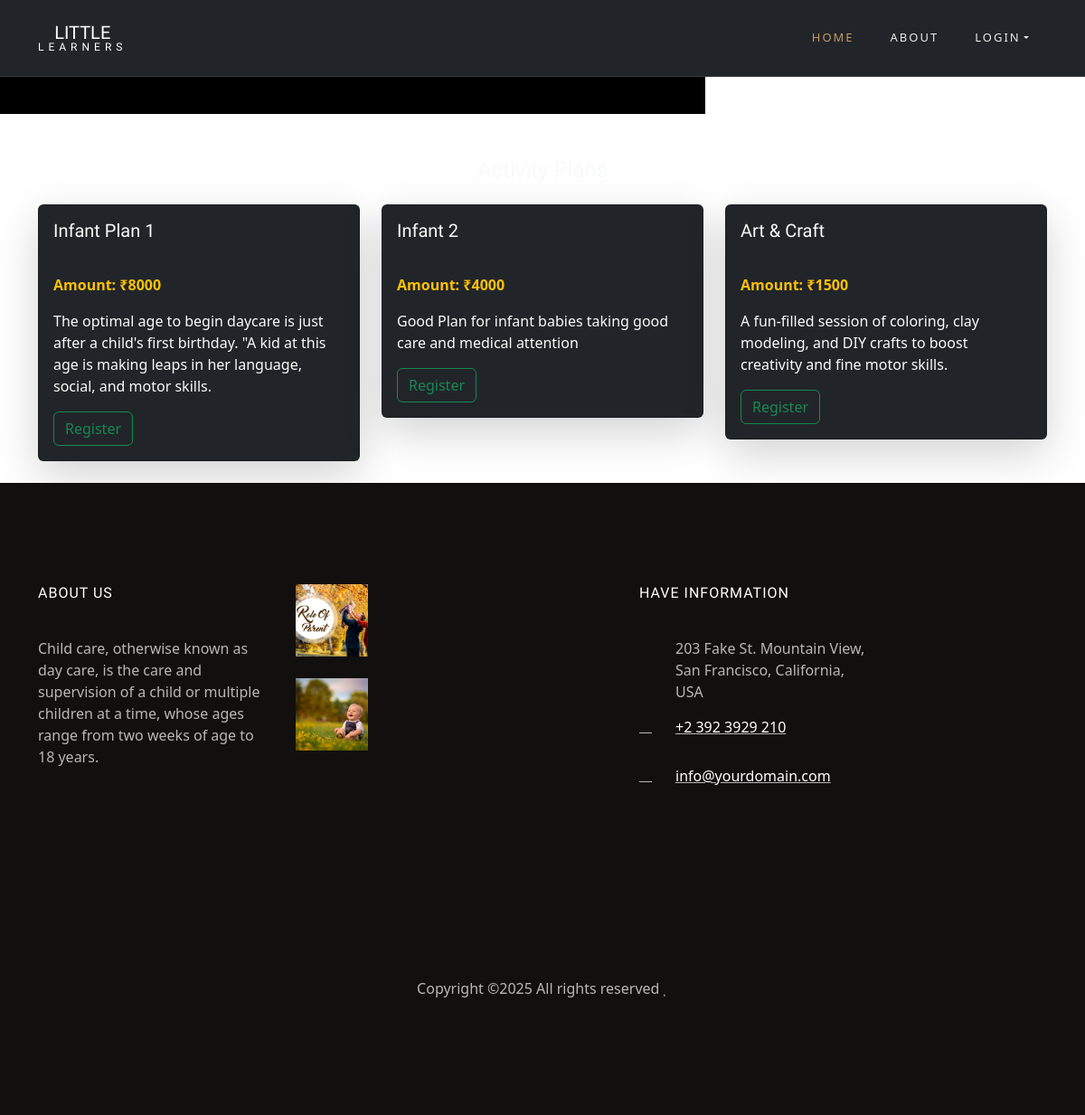
/View_Plans/, run on an earlier commit of the app's database.
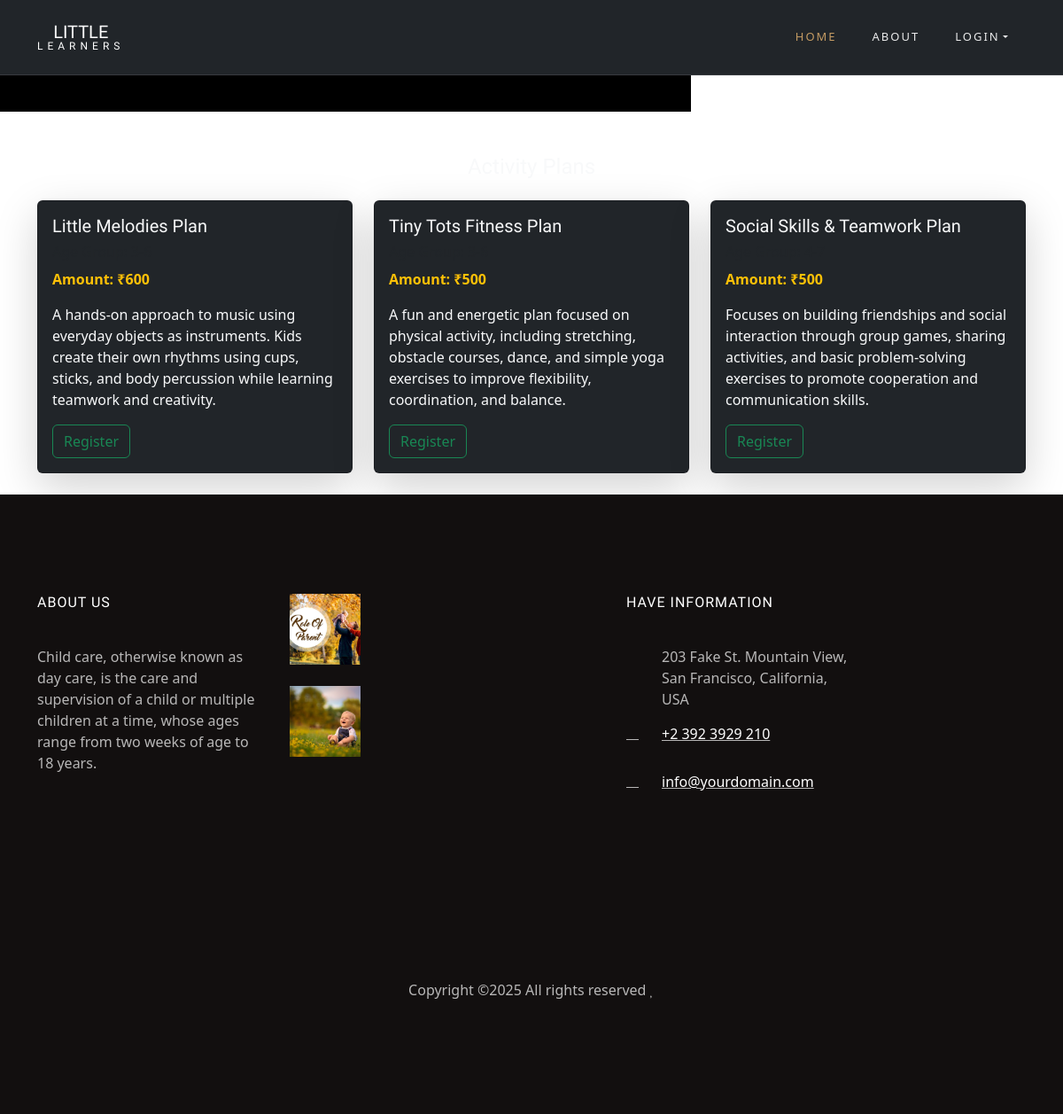
And on a later commit of the database.
### AdminSide/models.py (models this page shows)
class Plans(models.Model):
    Plan_Name=models.CharField(max_length=20,null=True,blank=True)
    Age_Group=models.CharField(max_length=20,null=True,blank=True)
    Price=models.IntegerField()
    Plan_Description=models.CharField(max_length=200,null=True,blank=True)

### CareApp/views.py (the view)
# urls.py: path('View_Plans/',views.View_Plans,name="View_Plans"),
def View_Plans(req):
    x=Plans.objects.all()
    return render(req,"View Plans Frontend.html",{'x':x})

### CareApp/templates/View Plans Frontend.html (shortened to what this page needs)
<!DOCTYPE html>
{% load static %}
<html lang="en">
  <head>
    <link rel="stylesheet" href="{% static 'css/open-iconic-bootstrap.min.css' %}">
    <link rel="stylesheet" href="{% static 'css/animate.css' %}">
    <link rel="stylesheet" href="{% static 'css/owl.carousel.min.css' %}">
    <link rel="stylesheet" href="{% static 'css/owl.theme.default.min.css' %}">
    <link rel="stylesheet" href="{% static 'css/magnific-popup.css' %}">
    <link rel="stylesheet" href="{% static 'css/aos.css' %}">
    <link rel="stylesheet" href="{% static 'css/ionicons.min.css' %}">
    <link rel="stylesheet" href="{% static 'css/bootstrap-datepicker.css' %}">
    <link rel="stylesheet" href="{% static 'css/jquery.timepicker.css' %}">
    <link rel="stylesheet" href="{% static 'css/flaticon.css' %}">
    <link rel="stylesheet" href="{% static 'css/icomoon.css' %}">
    <link rel="stylesheet" href="{% static 'css/style.css' %}">
    <link href="https://cdn.jsdelivr.net/npm/bootstrap@5.3.3/dist/css/bootstrap.min.css" rel="stylesheet">
  </head>
  <body>
  	<nav class="navbar navbar-expand-lg navbar-dark ftco_navbar bg-dark ftco-navbar-light" id="ftco-navbar">
	    <div class="container">
	      <a class="navbar-brand" href="{% url 'Home' %}">Little<small>Learners</small></a>
	      <div class="collapse navbar-collapse" id="ftco-nav">
	        <ul class="navbar-nav ml-auto">
	          <li class="nav-item active"><a href="{% url 'Home' %}" class="nav-link">Home</a></li>
	          <li class="nav-item"><a href="{% url 'About' %}" class="nav-link">About</a></li>
	          <li class="nav-item dropdown">
              <a class="nav-link dropdown-toggle" href="room.html" id="dropdown04" data-toggle="dropdown" aria-haspopup="true" aria-expanded="false">Login</a>
            </li>
	        </ul>
	      </div>
		  </div>
	  </nav>
    <section class="ftco-intro">
    	<div class="container-wrap">
    		<div class="wrap d-md-flex align-items-xl-end">
	    		<div class="info">
	    			<div class="row no-gutters">
	    			</div>
	    		</div>
    		</div>
    	</div>
    </section>
<div class="container mt-5">
  <h4 class="text-center mb-4 text-light">Activity Plans</h4>
  <div class="row">
    {% for i in x %}
    <div class="col-md-4 mb-4">
      <div class="card bg-dark text-light shadow-lg">
        <div class="card-body">
          <h5 class="card-title">{{ i.Plan_Name }}</h5>
          <h6 class="text-muted">Age Group: {{ i.Age_Group }}</h6>
          <p class="text-warning font-weight-bold">Amount: ₹{{ i.Price }}</p>
          <p class="card-text">{{ i.Plan_Description }}</p>
          <div class="d-flex justify-content-between">
            {% if request.session.Username %}
            <a href="{% url 'Payment_pg' dataid=i.id %}" class="btn btn-outline-warning">Purchase</a>
            {% else %}
            <a href="" class="btn btn-outline-success">Register</a>
            {% endif %}
          </div>
        </div>
      </div>
    </div>
    {% endfor %}
  </div>
</div>
    <footer class="ftco-footer ftco-section img">
      <div class="container">
        <div class="row mb-5">
          <div class="col-lg-3 col-md-6 mb-5 mb-md-5">
            <div class="ftco-footer-widget mb-4">
              <h2 class="ftco-heading-2">About Us</h2>
              <p>Child care, otherwise known as day care, is the care and supervision of a child or multiple
				children at a time, whose ages range from two weeks of age to 18 years.</p>
              <ul class="ftco-footer-social list-unstyled float-md-left float-lft mt-5">
              </ul>
            </div>
          </div>
          <div class="col-lg-4 col-md-6 mb-5 mb-md-5">
            <div class="ftco-footer-widget mb-4">
              <div class="block-21 mb-4 d-flex">
                <a class="blog-img mr-4" style="background-image: url({% static 'images/parentsday3.jpg' %});"></a>
              </div>
              <div class="block-21 mb-4 d-flex">
                <a class="blog-img mr-4" style="background-image: url({% static 'images/parentsday6.jpg' %});"></a>
              </div>
            </div>
          </div>
          <div class="col-lg-3 col-md-6 mb-5 mb-md-5">
            <div class="ftco-footer-widget mb-4">
            	<h2 class="ftco-heading-2">Have Information</h2>
            	<div class="block-23 mb-3">
	              <ul>
	                <li><span class="icon icon-map-marker"></span><span class="text">203 Fake St. Mountain View, San Francisco, California, USA</span></li>
	                <li><a href="#"><span class="icon icon-phone"></span><span class="text">+2 392 3929 210</span></a></li>
	                <li><a href="#"><span class="icon icon-envelope"></span><span class="text">info@yourdomain.com</span></a></li>
	              </ul>
	            </div>
            </div>
          </div>
        </div>
        <div class="row">
          <div class="col-md-12 text-center">
            <p>
  Copyright &copy;<script>document.write(new Date().getFullYear());</script> All rights reserved <i class="icon-heart" aria-hidden="true"></i> </p>
          </div>
        </div>
      </div>
    </footer>
  </body>
</html>

### CareApp/static/css/icomoon.css (style rules this page uses)
[class^="icon-"], [class*=" icon-"] { font-family: 'icomoon' !important; speak: none; font-style: normal; font-weight: normal; font-variant: normal; text-transform: none; line-height: 1; -webkit-font-smoothing: antialiased; -moz-osx-font-smoothing: grayscale; }
.icon-heart:before { content: "\f004"; }
.icon-map-marker:before { content: "\f041"; }
.icon-phone:before { content: "\f095"; }
.icon-envelope:before { content: "\f0e0"; }

What changed in the data, as far as the page shows it:
removed Plans: Plan_Name "Infant Plan 1", Price "8000", Plan_Description "The optimal age to begin daycare is just after a child's first birthday. \"A kid at this age is making leaps in her language, social, and motor skills."
removed Plans: Plan_Name "Infant 2", Price "4000", Plan_Description "Good Plan for infant babies taking good care and medical attention"
removed Plans: Plan_Name "Art & Craft", Price "1500", Plan_Description "A fun-filled session of coloring, clay modeling, and DIY crafts to boost creativity and fine motor skills."
added Plans: Plan_Name "Little Melodies Plan", Price "600", Plan_Description "A hands-on approach to music using everyday objects as instruments. Kids create their own rhythms using cups, sticks, and body percussion while learning teamwork and creativity."
added Plans: Plan_Name "Tiny Tots Fitness Plan", Price "500", Plan_Description "A fun and energetic plan focused on physical activity, including stretching, obstacle courses, dance, and simple yoga exercises to improve flexibility, coordination, and balance."
added Plans: Plan_Name "Social Skills & Teamwork Plan", Price "500", Plan_Description "Focuses on building friendships and social interaction through group games, sharing activities, and basic problem-solving exercises to promote cooperation and communication skills."
